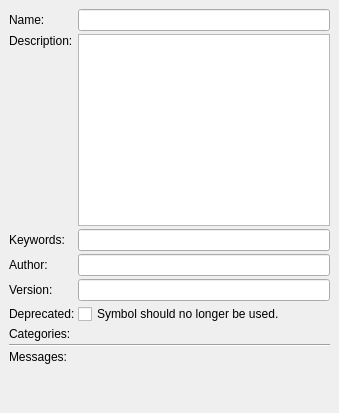
<?xml version="1.0" encoding="UTF-8"?>
<ui version="4.0">
 <class>librepcb::editor::SymbolMetadataDock</class>
 <widget class="QDockWidget" name="librepcb::editor::SymbolMetadataDock">
  <property name="geometry">
   <rect>
    <x>0</x>
    <y>0</y>
    <width>339</width>
    <height>413</height>
   </rect>
  </property>
  <property name="maximumSize">
   <size>
    <width>600</width>
    <height>524287</height>
   </size>
  </property>
  <property name="features">
   <set>QDockWidget::DockWidgetMovable</set>
  </property>
  <property name="allowedAreas">
   <set>Qt::LeftDockWidgetArea|Qt::RightDockWidgetArea</set>
  </property>
  <property name="windowTitle">
   <string>Metadata</string>
  </property>
  <widget class="QWidget" name="dockWidgetContents">
   <layout class="QVBoxLayout" name="verticalLayout">
    <property name="spacing">
     <number>0</number>
    </property>
    <property name="leftMargin">
     <number>0</number>
    </property>
    <property name="topMargin">
     <number>0</number>
    </property>
    <property name="rightMargin">
     <number>0</number>
    </property>
    <property name="bottomMargin">
     <number>0</number>
    </property>
    <item>
     <layout class="QFormLayout" name="formLayout">
      <property name="fieldGrowthPolicy">
       <enum>QFormLayout::AllNonFixedFieldsGrow</enum>
      </property>
      <property name="horizontalSpacing">
       <number>3</number>
      </property>
      <property name="verticalSpacing">
       <number>3</number>
      </property>
      <property name="leftMargin">
       <number>9</number>
      </property>
      <property name="topMargin">
       <number>9</number>
      </property>
      <property name="rightMargin">
       <number>9</number>
      </property>
      <property name="bottomMargin">
       <number>9</number>
      </property>
      <item row="0" column="0">
       <widget class="QLabel" name="label_4">
        <property name="text">
         <string>Name:</string>
        </property>
       </widget>
      </item>
      <item row="0" column="1">
       <widget class="QLineEdit" name="edtName">
        <property name="maxLength">
         <number>50</number>
        </property>
       </widget>
      </item>
      <item row="1" column="0">
       <widget class="QLabel" name="label_5">
        <property name="text">
         <string>Description:</string>
        </property>
        <property name="alignment">
         <set>Qt::AlignLeading|Qt::AlignLeft|Qt::AlignTop</set>
        </property>
       </widget>
      </item>
      <item row="1" column="1">
       <widget class="librepcb::editor::PlainTextEdit" name="edtDescription">
        <property name="tabChangesFocus">
         <bool>true</bool>
        </property>
       </widget>
      </item>
      <item row="2" column="0">
       <widget class="QLabel" name="label_6">
        <property name="text">
         <string>Keywords:</string>
        </property>
       </widget>
      </item>
      <item row="2" column="1">
       <widget class="QLineEdit" name="edtKeywords">
        <property name="maxLength">
         <number>100</number>
        </property>
       </widget>
      </item>
      <item row="3" column="0">
       <widget class="QLabel" name="label_7">
        <property name="text">
         <string>Author:</string>
        </property>
       </widget>
      </item>
      <item row="3" column="1">
       <widget class="QLineEdit" name="edtAuthor">
        <property name="maxLength">
         <number>100</number>
        </property>
       </widget>
      </item>
      <item row="4" column="0">
       <widget class="QLabel" name="label_8">
        <property name="text">
         <string>Version:</string>
        </property>
       </widget>
      </item>
      <item row="4" column="1">
       <widget class="QLineEdit" name="edtVersion">
        <property name="maxLength">
         <number>100</number>
        </property>
       </widget>
      </item>
      <item row="5" column="0">
       <widget class="QLabel" name="label_10">
        <property name="text">
         <string>Deprecated:</string>
        </property>
       </widget>
      </item>
      <item row="5" column="1">
       <widget class="QCheckBox" name="cbxDeprecated">
        <property name="text">
         <string>Symbol should no longer be used.</string>
        </property>
       </widget>
      </item>
      <item row="6" column="0">
       <widget class="QLabel" name="lblCategories">
        <property name="text">
         <string>Categories:</string>
        </property>
        <property name="alignment">
         <set>Qt::AlignLeading|Qt::AlignLeft|Qt::AlignTop</set>
        </property>
       </widget>
      </item>
      <item row="7" column="0" colspan="2">
       <widget class="Line" name="line_2">
        <property name="orientation">
         <enum>Qt::Horizontal</enum>
        </property>
       </widget>
      </item>
      <item row="8" column="0">
       <widget class="QLabel" name="label">
        <property name="text">
         <string>Messages:</string>
        </property>
        <property name="alignment">
         <set>Qt::AlignLeading|Qt::AlignLeft|Qt::AlignTop</set>
        </property>
       </widget>
      </item>
      <item row="8" column="1">
       <widget class="librepcb::editor::RuleCheckListWidget" name="lstMessages" native="true">
        <property name="sizePolicy">
         <sizepolicy hsizetype="Preferred" vsizetype="Expanding">
          <horstretch>0</horstretch>
          <verstretch>1</verstretch>
         </sizepolicy>
        </property>
       </widget>
      </item>
     </layout>
    </item>
   </layout>
  </widget>
 </widget>
 <customwidgets>
  <customwidget>
   <class>librepcb::editor::PlainTextEdit</class>
   <extends>QPlainTextEdit</extends>
   <header location="global">librepcb/editor/widgets/plaintextedit.h</header>
  </customwidget>
  <customwidget>
   <class>librepcb::editor::RuleCheckListWidget</class>
   <extends>QWidget</extends>
   <header location="global">librepcb/editor/widgets/rulechecklistwidget.h</header>
   <container>1</container>
  </customwidget>
 </customwidgets>
 <resources/>
 <connections/>
</ui>
